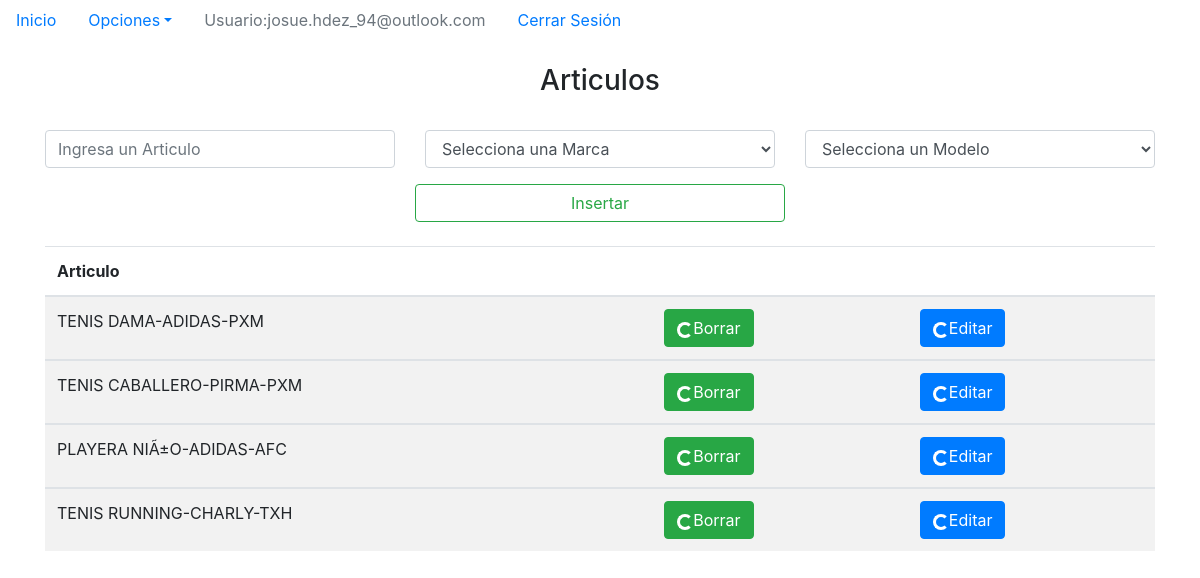
The app's page /articulos.php (signed in) with its own data.
### tables this page shows
CREATE TABLE IF NOT EXISTS `usuarios` (
  `id` int(6) NOT NULL AUTO_INCREMENT,
  `usuario` varchar(25) NOT NULL,
  `pass` varchar(20) NOT NULL,
  PRIMARY KEY (`id`)
);

CREATE TABLE IF NOT EXISTS `articulos` (
  `id` int(6) NOT NULL AUTO_INCREMENT,
  `descripcion` varchar(25) NOT NULL,
  `marca` int(6) NOT NULL,
  `modelo` int(6) NOT NULL,
  `estatus` varchar(1) NOT NULL,
  PRIMARY KEY (`id`)
);

CREATE TABLE IF NOT EXISTS `marcas` (
  `id` int(6) NOT NULL AUTO_INCREMENT,
  `descripcion` varchar(25) NOT NULL,
  `estatus` varchar(1) NOT NULL,
  PRIMARY KEY (`id`)
);

CREATE TABLE IF NOT EXISTS `modelos` (
  `id` int(6) NOT NULL AUTO_INCREMENT,
  `descripcion` varchar(25) NOT NULL,
  `estatus` varchar(1) NOT NULL,
  PRIMARY KEY (`id`)
);

### funciones.php (called while the page is built, shortened)
<?php
function buscar($variable,$tabla,$id,$resultado){
	include('db.php');
	$sql='SELECT '.$resultado.' FROM '.$tabla.' WHERE '.$id.'="'.$variable.'";  ';
	$resultsql=mysqli_query($enlace,$sql) or die('error en la funcion');
	$row=mysqli_fetch_array($resultsql);
	$elemento=$row[$resultado];
	return $elemento;
}

### articulos.php (the view, shortened to what this page needs)
<?php
include('db.php');
include('funciones.php');
$sesion=$_SESSION['id'];
?>
<!DOCTYPE html>
<html lang="en">
<head>
  	<link rel="stylesheet" href="https://maxcdn.bootstrapcdn.com/bootstrap/4.3.1/css/bootstrap.min.css">
</head>
<header>
	<nav>
		<ul class="nav nav-pills">
  		<li class="nav-item">
    	<a class="nav-link " href="index.php">Inicio</a>
  		</li>
  		<li class="nav-item dropdown">
    <a class="nav-link dropdown-toggle" data-toggle="dropdown" href="#">Opciones</a>
  </li>
  <li class="nav-item">
    <a class="nav-link disabled" href="#">Usuario:<?php echo buscar($sesion,'usuarios','usuario','usuario');  ?></a>
  </li>
  <li class="nav-item">
    <a class="nav-link" href="cerrarsesion.php">Cerrar Sesión</a>
  </li>
</ul>
	</nav>
</header>
<body>
<br>
<div class="jumbotron-fluid">
	<form method="POST" action="insertart.php">
	<h3 class="text-center">Articulos</h3>
	<br>
	<div class="container align-items-center">
  <div class="row">
    <div class="col-sm">
      <div class="form-group">
       <input type="text" name="articulo"  class="form-control"  placeholder="Ingresa un Articulo" required>
    </div>
    </div>
    <div class="col-sm">
      <div class="form-group">
      <select class="form-control" id="exampleFormControlSelect1" name="marca" required>
      <option disabled selected>Selecciona una Marca</option>
      </select>
      </div>
    </div>
    <div class="col-sm">
      <div class="form-group">
      <select class="form-control" id="exampleFormControlSelect1" name="modelo" required>
      <option disabled selected>Selecciona un Modelo</option>
      </select>
      </div>
    </div>
    </div>
  </div>
  <div class="container col-4">
  <div class="text-center">
      <button type="submit" class=" btn btn-block mybtn btn-outline-success tx-tfm">Insertar</button>
  </div>
  </div>
</div>
<br>
<div class="container">
	<table class="table table-striped">
  <thead>
    <tr>
      <th scope="col">Articulo</th>
      <th scope="col"></th>
      <th scope="col"></th>
    </tr>
  </thead>
	<?php
		$sql3='SELECT * FROM articulos';
		$resultsql3=mysqli_query($enlace,$sql3) or die('linea 75');
		while($row=mysqli_fetch_array($resultsql3)){
			$id=$row['id'];
			$marca1=$row['marca'];
      $modelo1=$row['modelo'];
      $des=$row['descripcion'];
			$estatus=$row['estatus'];
			if($estatus=='A'){
      echo'<tbody class="table-striped">
					<tr>
						<td>'.$des.'-'.buscar($marca1,'marcas','id','descripcion').'-'.buscar($modelo1,'modelos','id','descripcion').'</td>
						<td><a href="deleteart.php?id='.$id.'"><button class="btn btn-success"><span class="spinner-border spinner-border-sm"></span>Borrar</button></a></td>
            <td><a href="editart.php?id='.$id.'"><button class="btn btn-primary"><span class="spinner-border spinner-border-sm"></span>Editar</button></a></td>
					</tr>';
      }
    }
		echo'</table>
</div>';
	?>
</body>
</html>

### records on screen
usuarios: usuario "josue.hdez_94@outlook.com"
articulos: descripcion "TENIS DAMA", marca.descripcion "ADIDAS", modelo.descripcion "PXM"
articulos: descripcion "TENIS CABALLERO", marca.descripcion "PIRMA", modelo.descripcion "PXM"
articulos: descripcion "PLAYERA NIÃ±O", marca.descripcion "ADIDAS", modelo.descripcion "AFC"
articulos: descripcion "TENIS RUNNING", marca.descripcion "CHARLY", modelo.descripcion "TXH"
